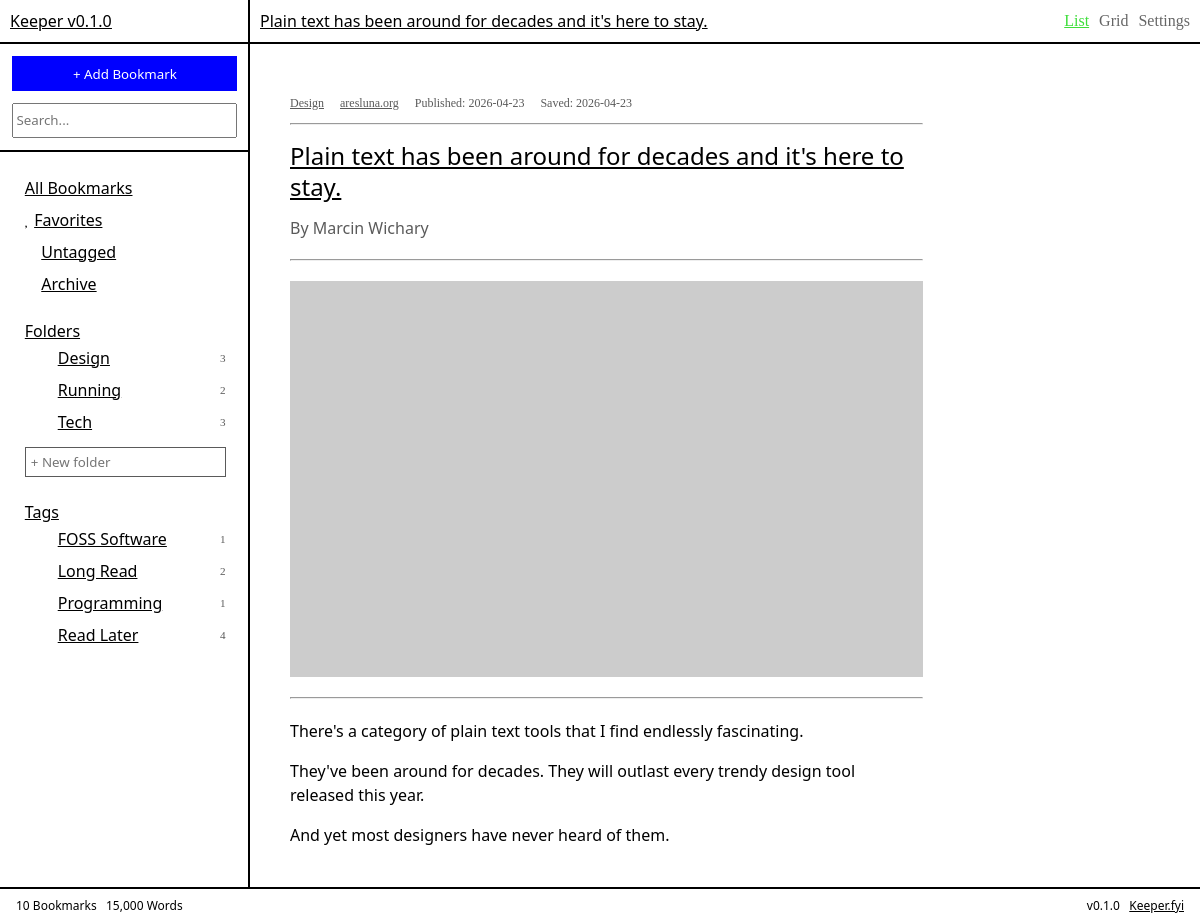
The page /bookmark/23 on the database its author committed.
### tables this page shows
CREATE TABLE folders (
    id   INTEGER PRIMARY KEY AUTOINCREMENT,
    name TEXT UNIQUE NOT NULL
);

CREATE TABLE tags (
    id   INTEGER PRIMARY KEY AUTOINCREMENT,
    name TEXT UNIQUE NOT NULL
);

CREATE TABLE bookmarks (
    id            INTEGER PRIMARY KEY AUTOINCREMENT,
    url           TEXT NOT NULL,
    title         TEXT,
    description   TEXT,
    author        TEXT,
    content       TEXT,
    image_url     TEXT,
    favicon_url   TEXT,
    domain        TEXT,
    published     TEXT,
    saved_at      DATETIME DEFAULT CURRENT_TIMESTAMP,
    is_favorite   INTEGER DEFAULT 0,
    is_archived   INTEGER DEFAULT 0,
    word_count    INTEGER DEFAULT 0,
    site_name     TEXT,
    language      TEXT,
    read_time     INTEGER,
    canonical_url TEXT
, article_path TEXT);

### app.py (the view)
@app.route("/bookmark/<int:id>")
def reading(id):
    bookmark = get_bookmark(id)
    if not bookmark:
        return "Bookmark not found", 404
    folders = get_all_folders()
    tags = get_all_tags()
    return render_template("reading.html",
        bookmark=bookmark,
        folders=folders,
        tags=tags
    )

### db.py (called while the page is built)
def get_db():
    conn = sqlite3.connect("keeper.db")
    conn.row_factory = sqlite3.Row
    conn.execute("PRAGMA foreign_keys = ON")
    return conn

def get_bookmark(id):
    db = get_db()
    return db.execute("""
        SELECT b.*,
               GROUP_CONCAT(DISTINCT f.name) as folders,
               GROUP_CONCAT(DISTINCT t.name) as tags
        FROM bookmarks b
        LEFT JOIN bookmark_folders bf ON b.id = bf.bookmark_id
        LEFT JOIN folders f           ON bf.folder_id = f.id
        LEFT JOIN bookmark_tags bt    ON b.id = bt.bookmark_id
        LEFT JOIN tags t              ON bt.tag_id = t.id
        WHERE b.id = ?
        GROUP BY b.id
    """, (id,)).fetchone()

def get_all_folders():
    db = get_db()
    return db.execute("""
        SELECT f.*, COUNT(bf.bookmark_id) as bookmark_count
        FROM folders f
        LEFT JOIN bookmark_folders bf ON f.id = bf.folder_id
        LEFT JOIN bookmarks b ON bf.bookmark_id = b.id
            AND b.is_archived = 0
        GROUP BY f.id
        ORDER BY f.name ASC
    """).fetchall()

def get_all_tags():
    db = get_db()
    return db.execute("""
        SELECT t.*, COUNT(bt.bookmark_id) as bookmark_count
        FROM tags t
        LEFT JOIN bookmark_tags bt ON t.id = bt.tag_id
        LEFT JOIN bookmarks b ON bt.bookmark_id = b.id
            AND b.is_archived = 0
        GROUP BY t.id
        ORDER BY t.name ASC
    """).fetchall()

### templates/reading.html (shortened to what this page needs)
{% extends "base.html" %}
{% block topbar %}{{ bookmark['title'] }}{% endblock %}
{% block content %}
<div class="reading-view">
  <div class="reading-meta-top">
    {% if bookmark['folders'] %}
      {% for folder in bookmark['folders'].split(',') %}
        <a href="/folder/{{ folder }}" class="meta-link bookmark-folder">{{ folder }}</a>
      {% endfor %}
    {% endif %}
    <a href="{{ bookmark['url'] }}" class="meta-link bookmark-domain" target="_blank">
      {{ bookmark['domain'] }}
    </a>
    {% if bookmark['published'] %}
      <span class="bookmark-date">Published: {{ bookmark['published'] }}</span>
    {% endif %}
    <span class="bookmark-date">Saved: {{ bookmark['saved_at'] }}</span>
  </div>
  <hr>
  <h1 class="reading-title">
    <a href="{{ bookmark['url'] }}" target="_blank">{{ bookmark['title'] }}</a>
  </h1>
  {% if bookmark['author'] %}
    <p class="reading-author">By {{ bookmark['author'] }}</p>
  {% endif %}
  <hr>
  {% if bookmark['image_url'] %}
  <div class="reading-hero">
    <img src="{{ bookmark['image_url'] }}" alt="hero image" />
  </div>
  <hr>
  {% endif %}
  <div class="reading-body">
    {% if bookmark['content'] %}
      {% for paragraph in bookmark['content'].split('\n\n') %}
        <p>{{ paragraph }}</p>
      {% endfor %}
    {% else %}
      <p class="reading-placeholder">
        No article content saved.
        <a href="{{ bookmark['url'] }}" target="_blank">Read on {{ bookmark['domain'] }}</a>
      </p>
    {% endif %}
  </div>
</div>
{% endblock %}

### templates/base.html (shortened to what this page needs)
<!doctype html>
<html lang="en">
  <head>
    <link rel="stylesheet" href="{{ url_for('static', filename='style.css') }}" />
  </head>
  <body>
    <div class="app">
      <div class="app-body">
        <div class="sidebar">
          <div class="sidebar-header"><a href="/">Keeper v0.1.0</a></div>
          <div class="function-box">
  <div id="add-bookmark-container">
    <button class="button" id="add-bookmark-btn" onclick="showAddForm()">
      + Add Bookmark
    </button>
  </div>
  <input
    class="search"
    type="search"
    name="q"
    placeholder="Search..."
    hx-get="/"
    hx-trigger="input delay:300ms"
    hx-target="#bookmark-list"
    hx-swap="innerHTML"
  />
</div>
          <div class="links">
            <ul class="main-links">
              <li>
                <a href="/"
                  hx-get="/"
                  hx-target="#bookmark-list"
                  hx-swap="innerHTML"
                  hx-push-url="true">All Bookmarks</a>
              </li>
              <li><span class="link-icon"></span>
                <a href="/favorites"
                  hx-get="/favorites"
                  hx-target="#bookmark-list"
                  hx-swap="innerHTML"
                  hx-push-url="true">Favorites
                </a>
              </li>
              <li><span class="link-icon">󱈠</span>
                <a href="/untagged"
                  hx-get="/untagged"
                  hx-target="#bookmark-list"
                  hx-swap="innerHTML"
                  hx-push-url="true">Untagged
                </a>
              </li>
              <li><span class="link-icon">󰀼</span>
                <a href="/archived"
                  hx-get="/archived"
                  hx-target="#bookmark-list"
                  hx-swap="innerHTML"
                  hx-push-url="true">Archive
                </a>
              </li>
            </ul>
          </div>
          <div class="links">
            <div class="link-title">Folders</div>
            {% include "partials/folder_list.html" %}
            <form hx-post="/folders"
                  hx-target="#folder-list"
                  hx-swap="outerHTML"
                  hx-on::after-request="this.reset()">
              <input class="sidebar-inline-input" type="text" name="name" placeholder="+ New folder" />
            </form>
          </div>
          <div class="links">
            <div class="link-title">Tags</div>
            <ul class="tag-links">
              {% for tag in tags %}
              <li>
                <span class="link-arrow">󰘍</span>
                <span class="link-icon">󰓹</span>
                <a href="/tag/{{ tag['name'] }}"
                    hx-get="/tag/{{ tag['name'] }}"
                    hx-target="#bookmark-list"
                    hx-swap="innerHTML"
                    hx-push-url="true">{{ tag['name'] }}</a>
                  <span class="link-count">{{ tag['bookmark_count'] }}</span>
                </li>
                {% endfor %}
            </ul>
          </div>
        </div>
        <main class="content">
          <div class="top-bar">
            <span class="top-bar-title">{% block topbar %}All Bookmarks{% endblock %}</span>
            <div class="top-bar-icons">
              <div hx-get="/"
                  hx-target="#bookmark-list"
                  hx-swap="innerHTML"
                  hx-push-url="true"
                  title="List View"
                  onclick="setActiveView(this)"
                  class="active">List</div>
                  <div hx-get="/grid"
                  hx-target="#bookmark-list"
                  hx-swap="innerHTML"
                  hx-push-url="true"
                  title="Grid View"
                  onclick="setActiveView(this)">Grid</div>
              <div title="Settings">Settings</div>
            </div>
          </div>
          <div class="bookmark-list" id="bookmark-list">
            {% block content %}
            {% endblock %}
          </div>
        </main>
      </div>
      <footer class="status-bar">
        <span>10 Bookmarks &nbsp; 15,000 Words</span>
        <span>v0.1.0 &nbsp; <a href="https://keeper.fyi">Keeper.fyi</a></span>
      </footer>
    </div>
  </body>
</html>

### templates/partials/folder_list.html
<ul class="folder-links" id="folder-list">
  {% for folder in folders %}
  <li>
    <span class="link-arrow">󰘍</span>
    <span class="link-icon"></span>
    <a href="/folder/{{ folder['name'] }}"
       hx-get="/folder/{{ folder['name'] }}"
       hx-target="#bookmark-list"
       hx-swap="innerHTML"
       hx-push-url="true">{{ folder['name'] }}</a>
    <span class="link-count">{{ folder['bookmark_count'] }}</span>
  </li>
  {% endfor %}
</ul>

### static/style.css (style rules this page uses)
* { box-sizing: border-box; margin: 0; }
:root { --keeper-blue: blue; --keeper-orange: #fb4402; --keeper-yellow: #e1fb8d; --keeper-green: #3dde3a; --keeper-purple: #2f0e68; --keeper-grey: #5a5a5a; font-size: 12pt; }
body { font-family: "Berkeley", system-ui, monospace; }
a { color: black; }
.app { display: flex; flex-direction: column; height: 100vh; }
.app-body { display: flex; flex: 1; overflow: hidden; }
.sidebar { width: 250px; flex-shrink: 0; border-right: 2px solid black; }
.sidebar-header { border-bottom: 2px solid black; padding: 10px; text-decoration: underline; }
.function-box { border-bottom: 2px solid black; padding: 5%; }
.button { width: 225px; height: 35px; background-color: var(--keeper-blue); color: white; font-family: inherit; appearance: none; border: none; cursor: pointer; margin-bottom: 5%; }
.search { width: 225px; height: 35px; color: black; cursor: pointer; font-family: inherit; }
.links { margin-top: 10%; margin-left: 10%; margin-bottom: 20px; }
.main-links, .folder-links, .tag-links { list-style: none; padding: 0; margin: 0; }
.links li { margin-bottom: 10px; display: flex; align-items: center; gap: 4px; cursor: pointer; }
.link-title { text-decoration: underline; margin-bottom: 5px; }
.link-arrow { color: black; font-family: "Commit Mono"; }
.link-icon { font-family: "Commit Mono"; }
.link-count { font-size: 0.7rem; color: var(--keeper-grey); font-family: "Commit Mono"; margin-left: auto; padding-right: 10%; }
.sidebar-inline-input { width: 90%; font-family: inherit; border: 1px solid var(--keeper-grey); padding: 5px; margin-top: 4px; margin-right: 5px; outline: none; }
.content { flex: 1; display: flex; flex-direction: column; overflow: hidden; }
.top-bar { flex-shrink: 0; display: flex; align-items: center; justify-content: space-between; padding: 10px; border-bottom: 2px solid black; }
.top-bar-title { font-size: 1em; text-decoration: underline; }
.top-bar-icons { display: flex; align-items: center; gap: 10px; font-family: "Commit Mono"; }
.top-bar-icons div { cursor: pointer; opacity: 0.6; }
.top-bar-icons div.active { opacity: 1; color: var(--keeper-green); text-decoration: underline; }
.bookmark-list { flex: 1; overflow-y: auto; }
.meta-link { position: relative; z-index: 1; text-decoration: underline; color: var(--keeper-grey); }
.reading-view { max-width: 75%; padding: 40px; display: flex; flex-direction: column; }
.reading-meta-top { display: flex; align-items: center; gap: 16px; font-size: 0.75rem; color: var(--keeper-grey); font-family: "Commit Mono"; padding: 12px 0; }
.reading-title { font-size: 1.5rem; font-weight: normal; line-height: 1.3; padding: 15px 0 15px 0; }
.reading-title a { color: inherit; text-decoration: underline; }
.reading-author { color: var(--keeper-grey); padding-bottom: 20px; }
.reading-hero { padding: 20px 0; display: flex; flex-direction: column; gap: 8px; }
.reading-hero img { width: 100%; height: auto; display: block; }
.reading-body { padding-top: 20px; display: flex; flex-direction: column; gap: 16px; }
.reading-body p { line-height: 1.5; }
.status-bar { flex-shrink: 0; width: 100%; border-top: 2px solid black; padding: 8px 16px; display: flex; justify-content: space-between; font-size: 0.75rem; }

### rows shown on the page
folders: name "Design", bookmark_count "3"
folders: name "Running", bookmark_count "2"
folders: name "Tech", bookmark_count "3"
tags: name "FOSS Software", bookmark_count "1"
tags: name "Long Read", bookmark_count "2"
tags: name "Programming", bookmark_count "1"
tags: name "Read Later", bookmark_count "4"
bookmarks: title "Plain text has been around for decades and it's here to stay.", domain "aresluna.org", published "2026-04-23", saved_at "2026-04-23", author "Marcin Wichary"

### other values the page prints
{{ folder }} "Design"
{{ paragraph }} "There's a category of plain text tools that I find endlessly fascinating." "They've been around for decades. They will outlast every trendy design tool released this year." "And yet most designers have never heard of them."
